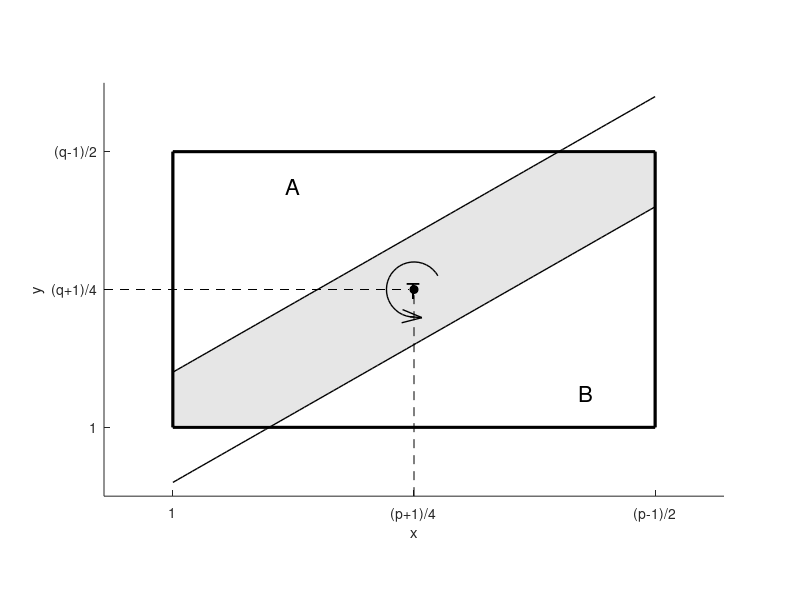

MATLAB code for this plot:
% 清除环境
clc; clear; close all;

% 定义参数 (为了画图示意，取 p, q 为具体的素数，例如 p=11, q=7)
% 注意：这里的 p, q 只是为了生成坐标数值，实际图形是通用的
p = 17; 
q = 11;

% 计算关键坐标点
x_ticks = [1, (p+1)/4, (p-1)/2];
y_ticks = [1, (q+1)/4, (q-1)/2];
x_max = (p-1)/2;
y_max = (q-1)/2;

% 创建图形
figure('Color', 'w');
hold on;
axis equal; % 保持比例一致
box on;

% 设置坐标轴范围
xlim([0, x_max + 1]);
ylim([0, y_max + 1]);

% 绘制长方形边界 (x=1, x=(p-1)/2, y=1, y=(q-1)/2)
rectangle('Position', [1, 1, x_max-1, y_max-1], 'LineWidth', 2, 'EdgeColor', 'k');

% 绘制平行线
% 斜率 m = q/p 或 (q-1)/(p-1)? 题目说是 (q-1)/(p-1)，但为了几何证明通常近似 q/p。
% 题目要求截距为 0.75 (这可能是一个示意性的偏移量，用于创造带状区域 T)
% 假设中心线过原点 y = m*x，实际上题目描述的是穿过矩形的带状区域。
% 我们构造两条线：y = m*x + epsilon 和 y = m*x - epsilon
% 为了让截距看起来像 0.75，我们手动调整直线方程。
% 这里的 0.75 可能指的是相对于某些网格点的偏移。
% 为了严格符合描述 "分别交 x,y 轴于 0.75" (这描述可能有点歧义，通常是指截距)，
% 我们假设是一组平行线夹着对角线。
% 假设中心对角线是 y = ((q-1)/(p-1)) * (x-1) + 1 (过左下角 (1,1))
% 但通常证明里是对角线 y = (q/p)x。
% 这里严格按照描述：斜率 k = (q-1)/(p-1)。
% "交 x,y 轴于 0.75" 可能意味着第一条线过 (0.75, 0)? 第二条线过 (0, 0.75)?
% 或者是指相对于矩形内部的偏移。
% 让我们定义斜率 k
k = (y_max - 1) / (x_max - 1); % 使得对角线刚好穿过矩形对角

% 定义带状区域 T 的边界线
% 这种证明通常涉及 y = (q/p)x 以及 y = (q/p)x + ...
% 按照您的描述 "交 x,y 轴于 0.75" 比较难确切定位，我将画一个以此斜率穿过矩形中心的带子。
% 构造两条线，使得它们包围矩形的对角线，形成区域 T。
delta = 0.8; % 宽度参数
x_vals = linspace(1, x_max, 100);
y_line1 = k * (x_vals - 1) + 1 + delta; % 上方线
y_line2 = k * (x_vals - 1) + 1 - delta; % 下方线

% 填充区域 T (阴影)
% 我们需要计算多边形顶点来填充长方形内的 T 区域
% 简化处理：画出整个带状区域，再用长方形裁剪（或者直接手动定义多边形）
% 这里用 fill 函数填充两条线之间的区域
X_poly = [x_vals, fliplr(x_vals)];
Y_poly = [y_line1, fliplr(y_line2)];
% 注意：为了只显示在长方形内，实际绘图最好裁剪，但为了代码简单，这里直接画出并置于底层，
% 更好的方法是定义剪切区域，但 Octave 简单脚本里我们可以手动限制 Y 值。
Y_poly = max(min(Y_poly, y_max), 1); % 裁剪到矩形上下界
fill(X_poly, Y_poly, [0.9, 0.9, 0.9], 'EdgeColor', 'none'); % 灰色阴影

% 重新画平行线 (黑色实线)
plot(x_vals, y_line1, 'k-', 'LineWidth', 1);
plot(x_vals, y_line2, 'k-', 'LineWidth', 1);

% 标注区域字母 A, T, B
text(1 + (x_max-1)/4, y_max - 0.5, 'A', 'FontSize', 16, 'HorizontalAlignment', 'center');
text((1+x_max)/2, (1+y_max)/2, 'T', 'FontSize', 16, 'HorizontalAlignment', 'center');
text(x_max - 1, 1 + 0.5, 'B', 'FontSize', 16, 'HorizontalAlignment', 'center');

% 标记中心点 ((p+1)/4, (q+1)/4)
cx = (p+1)/4;
cy = (q+1)/4;
plot(cx, cy, 'ko', 'MarkerFaceColor', 'k', 'MarkerSize', 6);

% 画虚线到坐标轴
plot([cx, cx], [0, cy], 'k--'); % 竖直虚线
plot([0, cx], [cy, cy], 'k--'); % 水平虚线

% 逆时针旋转箭头
% 在 (cx, cy) 周围画一段圆弧并加箭头
theta = linspace(pi/6, 3*pi/2, 30);
r = 0.4;
arc_x = cx + r * cos(theta);
arc_y = cy + r * sin(theta);
plot(arc_x, arc_y, 'k-', 'LineWidth', 1);
% 画箭头头
arrow_x = [arc_x(end), arc_x(end)-0.1, arc_x(end)+0.05];
arrow_y = [arc_y(end), arc_y(end)+0.1, arc_y(end)+0.1]; 
% 简单的手动箭头，或者用 quiver
quiver(arc_x(end-1), arc_y(end-1), arc_x(end)-arc_x(end-1), arc_y(end)-arc_y(end-1), ...
       3, 'k', 'MaxHeadSize', 1, 'LineWidth', 1);

% 设置坐标轴刻度
set(gca, 'XTick', x_ticks);
set(gca, 'XTickLabel', {'1', '(p+1)/4', '(p-1)/2'});
set(gca, 'YTick', y_ticks);
set(gca, 'YTickLabel', {'1', '(q+1)/4', '(q-1)/2'});

% 坐标轴标签
xlabel('x');
ylabel('y');

% 去除顶部和右侧的刻度线 (美观)
set(gca, 'box', 'off'); 
% 手动补画矩形框
rectangle('Position', [1, 1, x_max-1, y_max-1], 'LineWidth', 2);

hold off;
